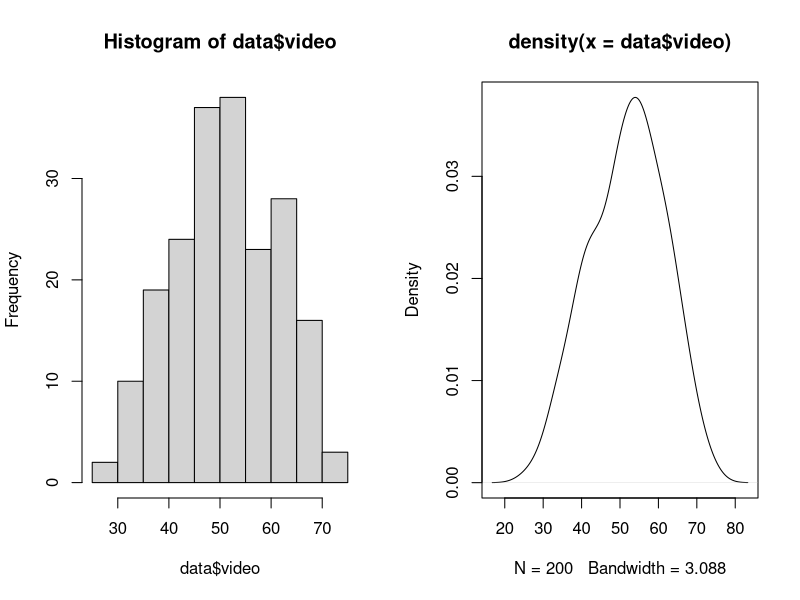
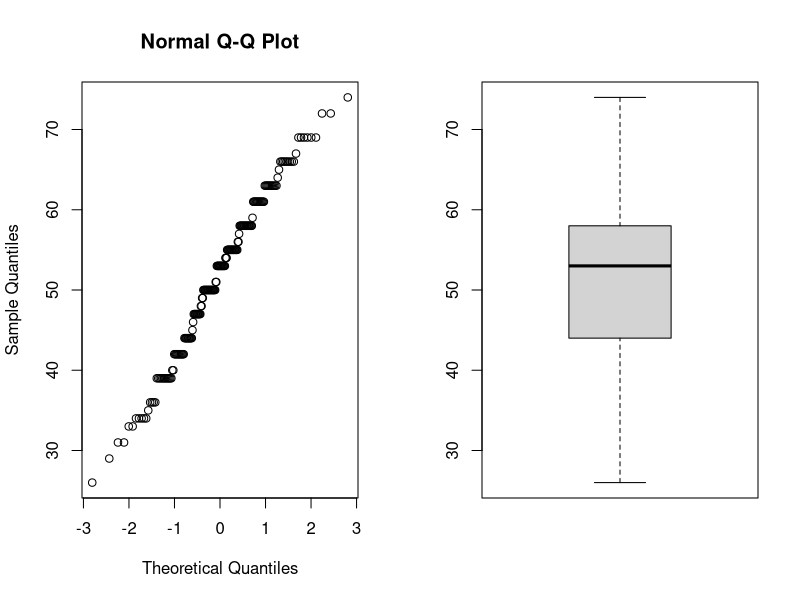
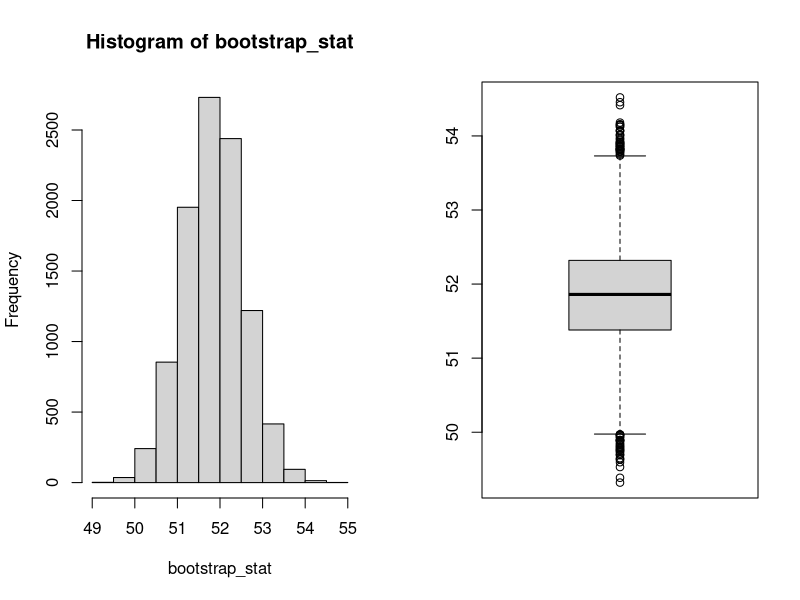
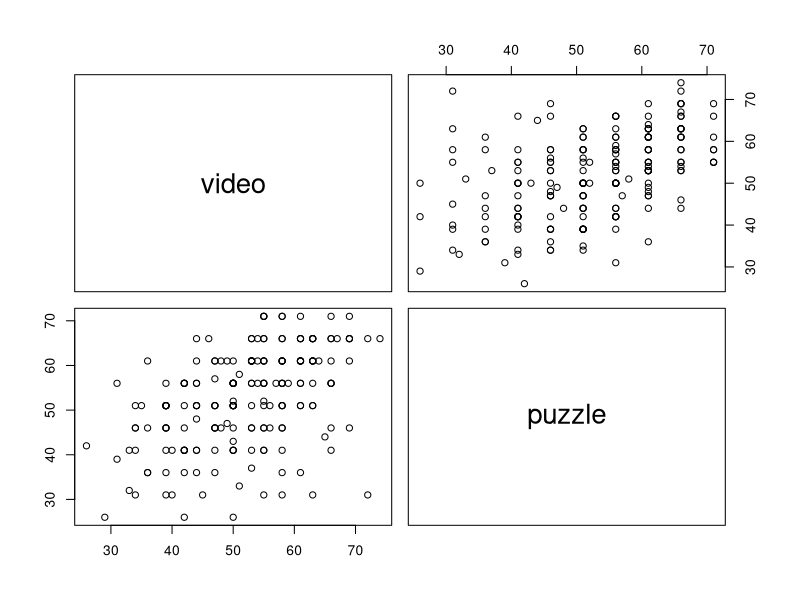

These figures' R source, in order:
## ---- chunk 1
data <- read.table("./Ice_cream-1.csv", header = TRUE, sep = ",")
## ---- chunk 2
mu <- mean(data$video)
par(mfrow=c(1,2))
hist(data$video)
plot(density(data$video))
qqnorm(data$video)
boxplot(data$video)
## ---- chunk 3
n <- length(data$video)
sd_sample <- sd(data$video)
sem <- sd_sample / sqrt(n)
z_score <- qnorm(1 - 0.015)
margin_error <- z_score * sem
lower_bound <- mu - margin_error
upper_bound <- mu + margin_error
lower_bound; upper_bound
## ---- chunk 4
n_min = (z_score^2) * (sd_sample^2) / (1.5^2)
n_min
## ---- chunk 5
# BOOTSTRAP 97% CONFIDENCE INTERVAL
b_count <- 10000
bootstrap_stat <- numeric(b_count)
for (i in 1:b_count) {
    bootstrap_sample <- sample(data$video, replace=TRUE)
    bootstrap_stat[i] <- mean(bootstrap_sample)
}
par(mfrow=c(1,2))
hist(bootstrap_stat)
boxplot(bootstrap_stat)

bootstrap_conf_int <- quantile(bootstrap_stat, c(0.015, 0.985))
s <- sum(bootstrap_stat<bootstrap_conf_int[1])
bootstrap_conf_int_check <- c(2*mu-bootstrap_conf_int[2] ,2*mu-bootstrap_conf_int[1])
bootstrap_conf_int
## ---- chunk 6
t_test_result <- t.test(
    data$video,
    mu = 50,
    alternative = "greater"
)
t_test_result
## ---- chunk 7
t_test51_result <- t.test(
    data$video,
    mu = 51,
    alternative = "greater"
)
t_test51_result
## ---- chunk 8
# SIGN TEST
test_median <- 50
larger_median <- sum(data$video > test_median)
sign_result <- binom.test(
    larger_median, n, 
    conf.level = .97, 
    alternative = 'greater'
)

wilcox_result <- wilcox.test(data$video, mu=test_median, alternative = 'greater')
sign_result; wilcox_result
## ---- chunk 9
#wilcox_25_result <- wilcox.test(data$video, mu=42, alternative = 'less')

count_lt_42 <- sum(data$video < 42)

# both should be the same tests
sign_25_result <- binom.test(count_lt_42, n, p = 0.25, alternative = "less")
#prop_25_result <- prop.test(x = count_lt_42, n = n, p = 0.25, alternative = "less")
sign_25_result
## ---- chunk 10
b2_count <- 10000
b2_stat <- numeric(b2_count)
for (i in 1:b2_count) {
    b2_sample <- sample(data$video, replace=TRUE)
    b2_stat[i] <- min(b2_sample)
}
## ---- chunk 11
vid_female <- data$video[data$female==1]
vid_male <- data$video[data$female==0]

mf_t_result <- t.test(vid_male, vid_female, alternative = 'greater')
mf_wilcox_result <- wilcox.test(vid_male, vid_female, alternative = 'greater')
mf_ks_result <- ks.test(vid_male, vid_female, alternative = 'greater')

mf_t_result; mf_wilcox_result; mf_ks_result
## ---- chunk 12
video_puzzle <- data[c('video', 'puzzle')]
cor_result <- round(cor(video_puzzle), 3)
pairs(video_puzzle)
cor_test_result <- cor.test(video_puzzle$video, video_puzzle$puzzle)
t_result <- t.test(
    video_puzzle$puzzle,
    video_puzzle$video,
    alternative = 'greater',
    paired = TRUE
)

cor_result; t_result
